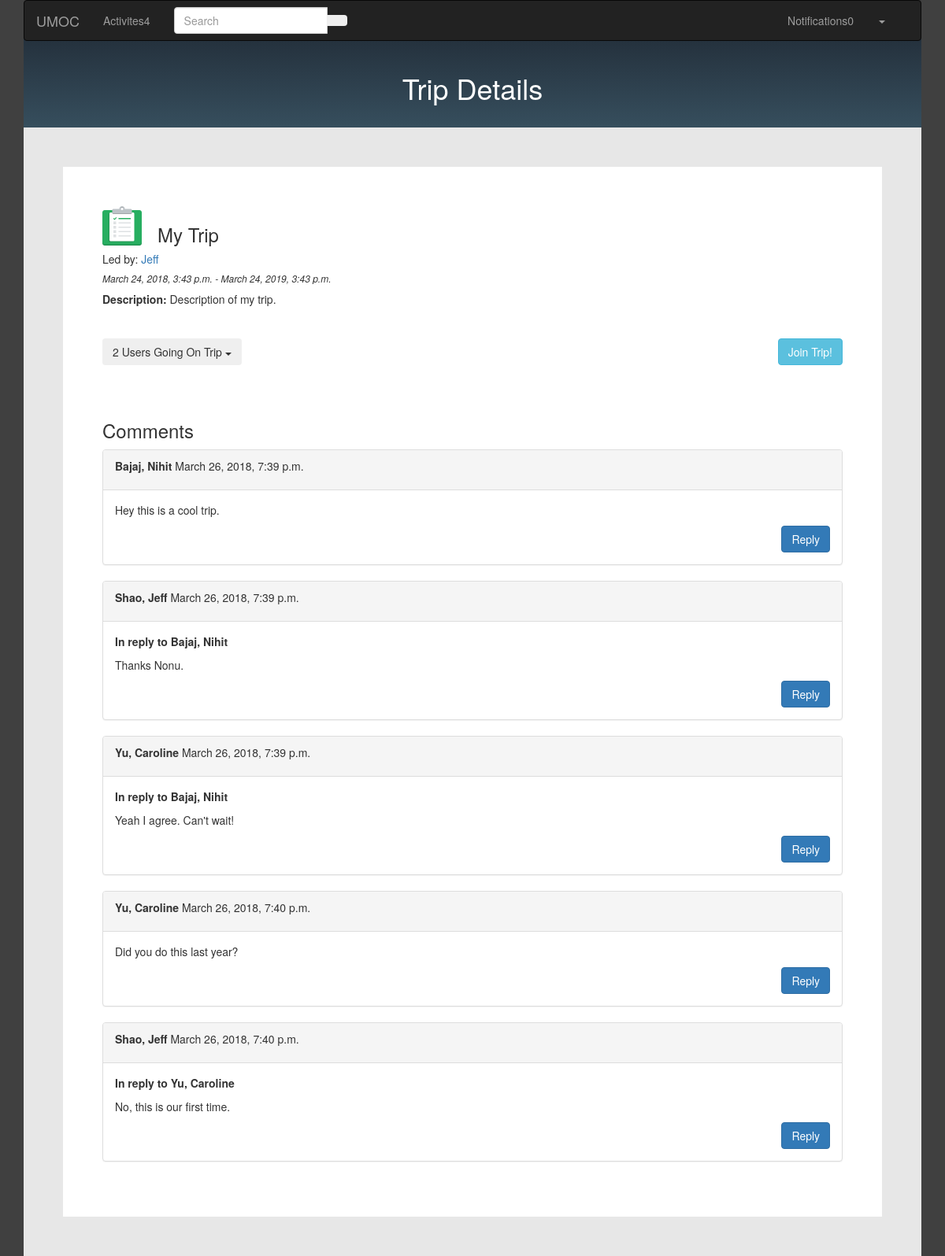
Page /trip/2/ on the committed database.
### umoc/models.py (models this page shows, shortened)
class Trip(models.Model):
	name = models.CharField(max_length=20, help_text='Enter Trip Name')
	description = models.TextField(help_text='Enter description and informatin for trip')
	num_seats = models.PositiveSmallIntegerField(verbose_name='Number of Seats', help_text='Enter number of seats available for the trip')
	thumbnail = models.ImageField(help_text='Upload an image to show alongside this trip')
	start_time = models.DateTimeField(help_text='Select Start Time of the Trip')
	end_time = models.DateTimeField(help_text='Select End Time of the Trip')
	cancelled = models.BooleanField(default=False, help_text='Click to Cancel')
	TAGS = (
		('r', 'Rock Climbing'),
		('h', 'Hiking'),
		('s', 'Ski and Board'),
		('sk', 'Skiing'),
		('sn', 'Snowboarding'),
		('c', 'Cabin Trip'),
	)
	tag = models.CharField(max_length=2, choices=TAGS, blank=True, help_text='Select a tag to help classify this trip')
	leader = models.ForeignKey(User, on_delete=models.SET_NULL, null=True, help_text='Select a user to be in charge of organizing and leading this trip', verbose_name='Trip Leader/Organizer', related_name='trip_leader') # NOTE: NOT SURE IF ON_DELETE AND NULL ARE SET AS WE WANT
	participants = models.ManyToManyField(User, help_text='Select users who are signed up to go on the trip') # TODO: VALIDATE IT IS LESS THAN NUM_SEATS. Also, figure out if this works.
	class Meta:
		ordering = ['start_time']

class User(models.Model):
	first_name = models.CharField(max_length=20, help_text='Enter your first name', verbose_name='First Name')
	last_name = models.CharField(max_length=20, help_text='Enter your last name', verbose_name='Last Name')
	dob = models.DateField(verbose_name='Date of Birth', help_text='Enter your birth date in the format "YYYY-MM-DD"')
	email = models.EmailField(max_length=30, unique=True, help_text='Enter your email address')
	password = models.CharField(max_length=20) # TODO: store safely using dedicated authentication
	profile_img = models.ImageField(verbose_name='Profile Image', upload_to=profile_directory_path)
	phone_num = models.CharField(max_length=10, verbose_name='Phone Number', validators=[phone_regex])
	contact_name = models.CharField(max_length=40, help_text='Enter name of an emergency contact', blank=True)
	contact_phone = models.CharField(max_length=10, verbose_name='Contact Phone Number', help_text='Enter phone number for emergency contact', validators=[phone_regex], blank=True)
	can_comment = models.BooleanField(help_text='Set whether user can leave comments on trips', default=True)
	can_join_trip = models.BooleanField(help_text='Allow user to sign up for trips?', default=False)
	ADMIN_LEVELS = (
		('u', 'User'),
		('l', 'Leader'),
		('a', 'Admin'),
	)
	admin_level = models.CharField(max_length=1, choices=ADMIN_LEVELS, default='u')
	class Meta:
		ordering = ['last_name', 'first_name', 'admin_level']
	def __str__(self):
		return '{}, {}'.format(self.last_name, self.first_name)
	def get_absolute_url(self):
		return reverse('profile_info', args=[str(self.id)])

class Comment(models.Model):
	author = models.ForeignKey(User, on_delete=models.SET_NULL, null=True)
	parent = models.ForeignKey('self', on_delete=models.SET_NULL, blank=True, null=True)
	text = models.CharField(max_length=280)
	time_stamp = models.DateTimeField(auto_now_add=True)
	trip = models.ForeignKey(Trip, on_delete=models.SET_NULL, null=True)

### umoc/views.py (the view, shortened to what this page needs)
# urls.py: url(r'^trip/(?P<pk>\d+)/$', views.TripInfoView.as_view(), name='trip_info'),
class TripInfoView(generic.DetailView):
	model = Trip
	template_name = 'trip_info.html'

### umoc/templates/trip_info.html (shortened to what this page needs)
{% extends "template.html" %}
{% block content %}
	{% load static %}
	<link rel="stylesheet" href="{% static 'css/trip_info.css' %}">
    <div id="headingbox"><h1>Trip Details</h1></div>
    <div id="form">
      <div id="wrapper">
        <div id="white_form">
        {% load static %}
        <img id="clipboard" src="{% static 'img/clipboard.png' %}" alt="clipboard"><h3 id="trip_name">{{trip.name}}</h3>
        <h5>Led by: <a href="{{ trip.leader.get_absolute_url }}">{{trip.leader.first_name}}</a></h5>
        <h6><i>{{trip.start_time}} - {% if trip.end_time %}{{trip.end_time}}{% endif %}</i></h6>
        <p id="description"><strong>Description:</strong> {{ trip.description }}</p>
          <div class="btn-group">
            <button class="btn btn-inverse dropdown-toggle" type="button" data-toggle="dropdown">{{ trip.participants.all|length }} Users Going On Trip <span class="caret"></span>
            </button>
        </div>
        <button id="sign_up" class="btn btn-info">Join Trip!</button>
		<h3 id="comments">Comments</h3>
		{% for comment in trip.comment_set.all %}
			{% include 'snippets/comment.html' with comment=comment %}
		{% endfor %}
		{% load static %}
        </div>
      </div>
    </div>
{% endblock %}

### umoc/templates/snippets/comment.html
 <div class="panel panel-default comment" data-comment-id="{{ comment.id }}">
	<div class="panel-heading">
		<p>
			<strong>{{ comment.author }}</strong>
			<span class="time-right">{{ comment.time_stamp }}</span>
		</p>
	</div>
		<div class="panel-body">
		{% if comment.parent %}
			<p><strong>In reply to {{ comment.parent.author }}</strong></p>
		{% endif %}
		<div id="text"><p>{{ comment.text }}</p></div>
	<button type="button" class="btn btn-primary pull-right comment-reply-btn">Reply</button>
	</div>
</div>

### umoc/static/css/styles.css (style rules this page uses)
body { background: linear-gradient(rgba(0, 0, 0, 0.75), rgba(0, 0, 0, 0.75)), url("http://mediad.publicbroadcasting.net/p/ktep/files/styles/x_large/public/201701/combination1_blk-maroon.jpg"); }

### umoc/static/css/trip_info.css (style rules this page uses)
#headingbox { border: 10px; background: #202a35; padding:50px; margin-top:-50px; background: linear-gradient(#202a35, #3b5666); background-clip: border-box; }
#form { background: #e7e7e7; margin-top: -30px; height:100%; background-clip: border-box; }
h1 { text-align: center; color: white; }
#wrapper { padding: 50px; }
#white_form { background-color: white; padding: 50px; }
#trip_name { display: inline; padding-left: 20px; vertical-align: bottom; padding-bottom: 30px; }
#clipboard { display: inline; height:50px; }
#description { padding-bottom:30px; }
#comments { padding-top: 50px; }
#sign_up { float:right; }

### rows in the picture
Trip: name "My Trip", leader.first_name "Jeff", start_time "March 24, 2018, 3:43 p.m.", end_time "March 24, 2019, 3:43 p.m.", description "Description of my trip.", participants.all|length "2"
Comment: author "Bajaj, Nihit", time_stamp "March 26, 2018, 7:39 p.m.", text "Hey this is a cool trip."
Comment: author "Shao, Jeff", time_stamp "March 26, 2018, 7:39 p.m.", parent.author "Bajaj, Nihit", text "Thanks Nonu."
Comment: author "Yu, Caroline", time_stamp "March 26, 2018, 7:39 p.m.", parent.author "Bajaj, Nihit", text "Yeah I agree. Can't wait!"
Comment: author "Yu, Caroline", time_stamp "March 26, 2018, 7:40 p.m.", text "Did you do this last year?"
Comment: author "Shao, Jeff", time_stamp "March 26, 2018, 7:40 p.m.", parent.author "Yu, Caroline", text "No, this is our first time."

### other values in the picture
{{ user.notification_set.all|length }} "0"
